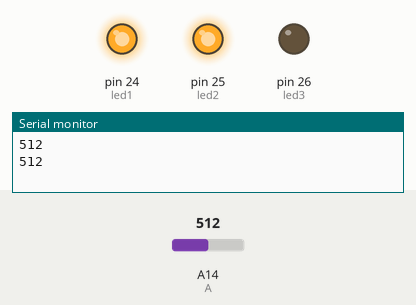
A sketch run on a simulated Arduino Mega 2560, built with avr-gcc and run on an emulated ATmega2560. Parts: output pins drawn as LEDs (lit = HIGH), the last lines printed to the serial monitor. The inputs (shaded band) are chosen by the test bench; at power-on: A14 (A) = 512.

Above: at 1.8 s.
1.9 s: A14 (A) set to 409
4.2 s: A14 (A) set to 390
At 6.5 s:
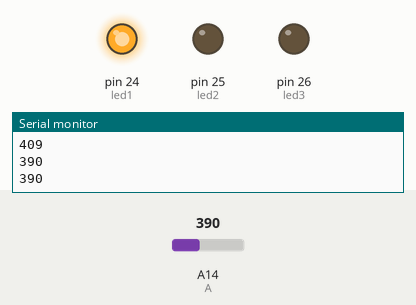
7.5 s: A14 (A) set to 214
10.2 s: A14 (A) set to 192
At 12.3 s:
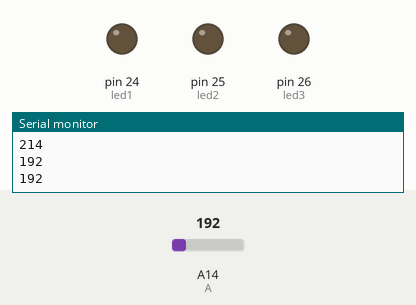
Timing chart, 0 to 13.8 s (numbered marks = the images above; inputs shaded):
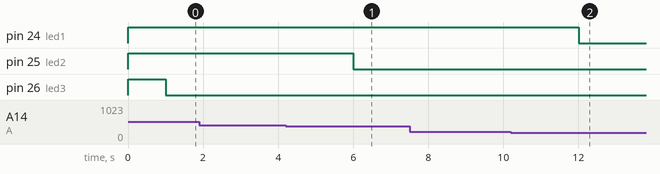

Measured:
- the behaviour switches between 401 and 400 on A14 (A) (found by bisection; images 0 and 1)
- the behaviour switches between 201 and 200 on A14 (A) (found by bisection; images 1 and 2)
- after the input at 4.2 s, pin 25 (led2): HIGH → LOW after 1.8 s
- after the input at 10.2 s, pin 24 (led1): HIGH → LOW after 1.8 s

The sketch:

LEDPotVal.ino
```cpp
int led1 = 24;
int led2 = 25;
int led3 = 26;
int A = A14;
int x = 0;

void setup(){
  pinMode(led1,OUTPUT);
  pinMode(led2,OUTPUT);
  pinMode(led3,OUTPUT);
  pinMode(A,INPUT);
  Serial.begin(9600);
  digitalWrite(led1,HIGH);
  digitalWrite(led2,HIGH);
  digitalWrite(led3,HIGH);
}

void loop(){
  x = analogRead(A);
  Serial.println(x);
  delay(1000);
  if (x <= 200){
    digitalWrite(led1,LOW);
  }
  else if (x>200 && x<=400){
    digitalWrite(led2,LOW);
  }
  else if(x>400 && x<=600){
    digitalWrite(led3,LOW);
  }
}
```
